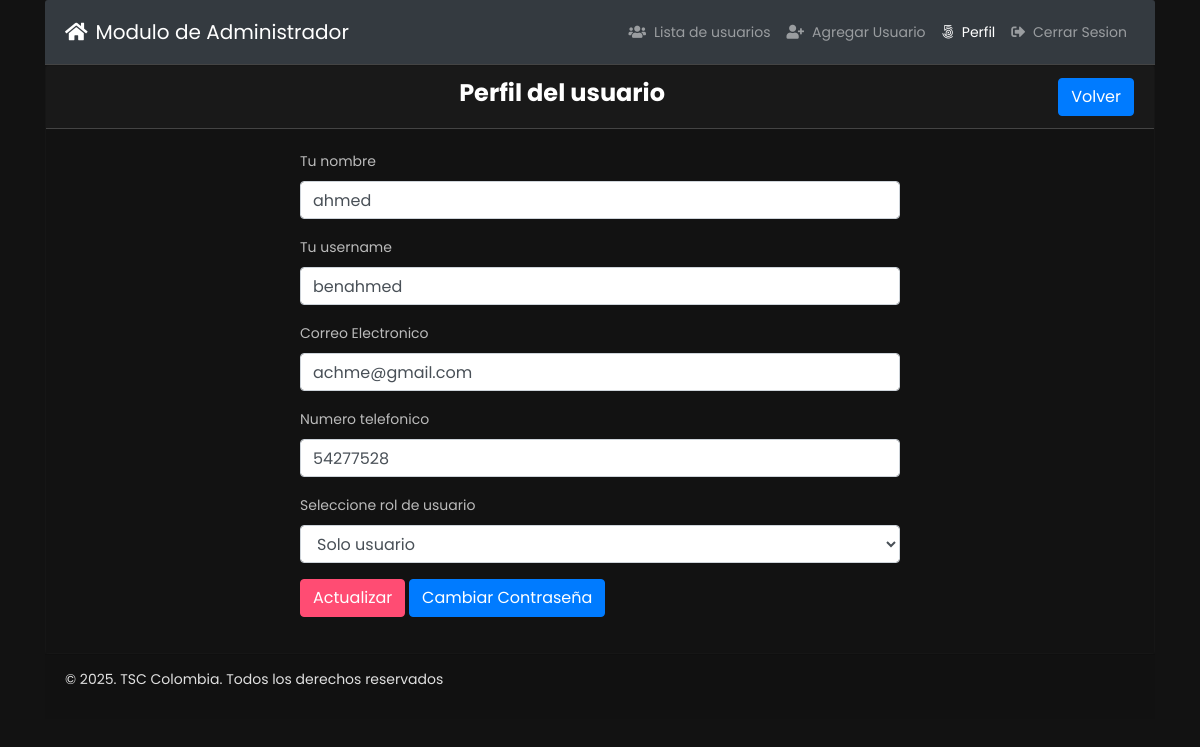
Screenshot of /profile.php?id=24 (signed in) with the database file from the repository.
### tables this page shows
CREATE TABLE IF NOT EXISTS `tbl_users` (
  `id` int(11) NOT NULL AUTO_INCREMENT,
  `name` varchar(255) DEFAULT NULL,
  `username` varchar(255) DEFAULT NULL,
  `email` varchar(255) DEFAULT NULL,
  `password` varchar(255) DEFAULT NULL,
  `mobile` varchar(25) DEFAULT NULL,
  `roleid` tinyint(4) DEFAULT NULL,
  `isActive` tinyint(4) DEFAULT '0',
  `created_at` timestamp NOT NULL DEFAULT CURRENT_TIMESTAMP,
  `updated_at` timestamp NOT NULL DEFAULT CURRENT_TIMESTAMP,
  PRIMARY KEY (`id`)
);

### classes/Users.php (called while the page is built, shortened)
<?php
include 'lib/Database.php';
include_once 'lib/Session.php';
class Users{
  private $db;
  public function __construct(){
    $this->db = new Database();
  }
    public function getUserInfoById($userid){
      $sql = "SELECT * FROM tbl_users WHERE id = :id LIMIT 1";
      $stmt = $this->db->pdo->prepare($sql);
      $stmt->bindValue(':id', $userid);
      $stmt->execute();
      $result = $stmt->fetch(PDO::FETCH_OBJ);
      if ($result) {
        return $result;
      }else{
        return false;
      }
    }
}

### lib/Database.php (called while the page is built, shortened)
<?php
class  Database{
  public $pdo;
  public function __construct(){
    if (!isset($this->pdo)) {
      try {
        $link = new PDO('mysql:host='.DB_HOST.'; dbname='.DB_NAME, DB_USER, DB_PASS);
        $link->setAttribute(PDO::ATTR_ERRMODE, PDO::ERRMODE_EXCEPTION);
        $link->exec("SET CHARACTER SET utf8");
        $this->pdo  =  $link;
      } catch (PDOException $e) {
        die("Connection error...".$e->getMessage());
      }
    }
  }
}

### lib/Session.php (called while the page is built, shortened)
<?php
class Session{
  public static function get($key){
    if (isset($_SESSION[$key])) {
      return $_SESSION[$key];
    }else{
      return false;
    }
  }
}

### profile.php (the view, shortened to what this page needs)
<?php
include 'inc/header.php';
 ?>
<?php
if (isset($_GET['id'])) {
  $userid = preg_replace('/[^a-zA-Z0-9-]/', '', (int)$_GET['id']);
}
 ?>
<div class="card ">
  <div class="card-header">
    <h3 class="text-center" style="color: white; font-weight: bold;">
      Perfil del usuario
      <span class="float-right">
        <a href="index.php" class="btn btn-primary">Volver</a>
      </span>
    </h3>
  </div>
  <div class="card-body">
    <?php
    $getUinfo = $users->getUserInfoById($userid);
    if ($getUinfo) {
     ?>
          <div style="width:600px; margin:0px auto">
          <form class="" action="" method="POST">
              <div class="form-group">
                <label for="name">Tu nombre</label>
                <input type="text" name="name" value="<?php echo $getUinfo->name; ?>" class="form-control">
              </div>
              <div class="form-group">
                <label for="username">Tu username</label>
                <input type="text" name="username" value="<?php echo $getUinfo->username; ?>" class="form-control">
              </div>
              <div class="form-group">
                <label for="email">Correo Electronico</label>
                <input type="email" id="email" name="email" value="<?php echo $getUinfo->email; ?>" class="form-control">
              </div>
              <div class="form-group">
                <label for="mobile">Numero telefonico</label>
                <input type="text" id="mobile" name="mobile" value="<?php echo $getUinfo->mobile; ?>" class="form-control">
              </div>
              <?php if (Session::get("roleid") == '1') { ?>
              <div class="form-group
              <?php if (Session::get("roleid") == '1' && Session::get("id") == $getUinfo->id) {
                echo "d-none";
              } ?>
              ">
                <div class="form-group">
                  <label for="sel1">Seleccione rol de usuario</label>
                  <select class="form-control" name="roleid" id="roleid">
                  <?php
                if($getUinfo->roleid == '1'){?>
                  <option value="1" selected='selected'>Admin</option>
                  <option value="2">Editor</option>
                  <option value="3">Solo usuario</option>
                <?php }elseif($getUinfo->roleid == '2'){?>
                  <option value="1">Admin</option>
                  <option value="2" selected='selected'>Editor</option>
                  <option value="3">Solo usuario</option>
                <?php }elseif($getUinfo->roleid == '3'){?>
                  <option value="3" selected='selected'>Solo usuario</option>
                <?php } ?>
                  </select>
                </div>
              </div>
          <?php }else{?>
            <input type="hidden" name="roleid" value="<?php echo $getUinfo->roleid; ?>">
          <?php } ?>
              <?php if (Session::get("id") == $getUinfo->id) {?>
              <div class="form-group">
                <button type="submit" name="update" class="btn btn-success">Actualizar</button>
                <a class="btn btn-primary" href="changepass.php?id=<?php echo $getUinfo->id;?>">Cambiar Contraseña</a>
              </div>
            <?php } elseif(Session::get("roleid") == '1') {?>
              <div class="form-group">
                <button type="submit" name="update" class="btn btn-success">Actualizar</button>
                <a class="btn btn-primary" href="changepass.php?id=<?php echo $getUinfo->id;?>">Cambiar Contraseña</a>
              </div>
            <?php } elseif(Session::get("roleid") == '2') {?>
              <div class="form-group">
                <button type="submit" name="update" class="btn btn-success">Actualizar</button>
              </div>
              <?php   }else{ ?>
                  <div class="form-group">
                    <a class="btn btn-primary" href="index.php">Ok</a>
                  </div>
                <?php } ?>
          </form>
        </div>
      <?php }else{
        header('Location:index.php');
      } ?>
      </div>
    </div>
  <?php
  include 'inc/footer.php';
  ?>

### assets/style.css (style rules this page uses)
body { line-height: 24px; font-size: 14px; font-style: normal; font-weight: normal; visibility: visible; font-family: 'Poppins', sans-serif; color: #222; }
h1, h2, h3, h4, h5, h6 { color: #222; font-family: 'Poppins', sans-serif; font-weight: 400; margin-top: 0; }
h3 { font-size: 24px; line-height: 30px; }

### inc/header.php (style rules this page uses)
body { background-color: #121212; color: #e0e0e0; font-family: 'Poppins', sans-serif; }
.card { background-color: #191919; color: #e0e0e0; }
.card-header { background-color: #191919; border-bottom: 1px solid #444; }
.card-body { background-color: #121212; }
.btn-success { background-color: #FF4C73; border-color: #FF4C73; }
input, button { background-color: #333; border: 1px solid #444; color: #e0e0e0; }
input::placeholder { color: #bbb; }
label { color: #bbb; }

### rows the page displays
tbl_users: name "ahmed", username "benahmed", email "achme@gmail.com", mobile "54277528", roleid "Solo usuario"
